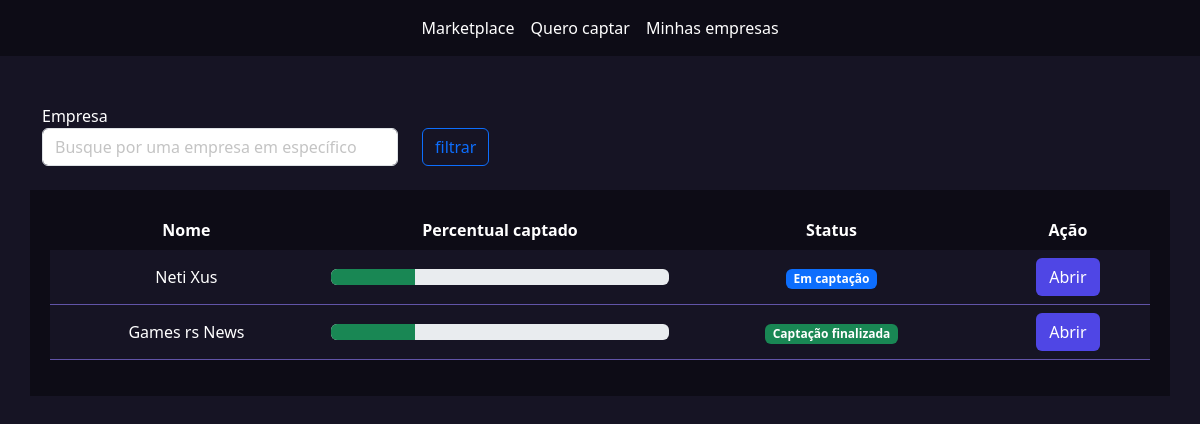
/empresarios/listar_empresas/ (signed in), run on the app's committed database.
### empresarios/models.py (models this page shows, shortened)
class Empresas(models.Model):
    tempo_existencia_choices = (
        ('-6', 'Menos de 6 meses'),
        ('+6', 'Mais de 6 meses'),
        ('+1', 'Mais de 1 ano'),
        ('+5', 'Mais de 5 anos')
    )
    estagio_choices = (
        ('I', 'Tenho apenas uma idea'),
        ('MVP', 'Possuo um MVP'),
        ('MVPP', 'Possuo um MVP com clientes pagantes'),
        ('E', 'Empresa pronta para escalar'),
    )
    area_choices = (
        ('ED', 'Ed-tech'),
        ('FT', 'Fintech'),
        ('AT', 'Agrotech'),
    )
    user = models.ForeignKey(User, on_delete=models.DO_NOTHING)
    nome = models.CharField(max_length=50)
    cnpj = models.CharField(max_length=30)
    site = models.URLField()
    tempo_existencia = models.CharField(max_length=2, choices=tempo_existencia_choices, default='-6')
    descricao = models.TextField()
    data_final_captacao = models.DateField()
    percentual_equity = models.IntegerField() # Percentual esperado
    estagio = models.CharField(max_length=4, choices=estagio_choices, default='I')
    area = models.CharField(max_length=3, choices=area_choices)
    publico_alvo = models.CharField(max_length=3)
    valor = models.DecimalField(max_digits=9, decimal_places=2) # Valor total a ser vendido
    pitch = models.FileField(upload_to='pitchs')
    logo = models.FileField(upload_to='logo')
    @property
    def status(self):
        if date.today() > self.data_final_captacao:
            return mark_safe('<span class="badge bg-success">Captação finalizada</span>')
        return mark_safe('<span class="badge bg-primary">Em captação</span>')

### empresarios/views.py (the view)
# urls.py: path('listar_empresas/', views.listar_empresas, name="listar_empresas"),
def listar_empresas(request):
    if not request.user.is_authenticated:
        return redirect("/usuarios/logar")
    if request.method == "GET":
        nome_empresa = request.GET.get("empresa")
        empresas = Empresas.objects.filter(user=request.user)
        if nome_empresa:
            empresas = empresas.filter(nome__icontains=nome_empresa)
        return render(
            request,
            "listar_empresas.html",
            {"empresas": empresas, "nome_empresa": nome_empresa},
        )

### empresarios/templates/listar_empresas.html (shortened to what this page needs)
{% extends "base.html" %}
{% load static %}
{% block 'head' %}
<link rel="stylesheet" href="{% static 'empresarios/css/listar_empresas.css' %}">
<link rel="stylesheet" href="{% static 'usuarios/css/usuarios.css' %}">
{% endblock 'head' %}
{% block 'body' %}
    {% include "partials/barra_navegacao.html" %}
    <br><br>
    <div class="container">
        <div class="row">
            <div class="col-md-4">
                <form action="{% url 'listar_empresas' %}" method="GET">
                <label>Empresa</label>
                <input type="text" name="empresa" class="form-control" placeholder="Busque por uma empresa em específico"{% if nome_empresa%}value="{{nome_empresa}}"{% endif %}>
            </div>
            <div class="col-md">
                <br>
                <input type="submit" value="filtrar" class="btn btn-outline-primary">
            </div>
        </div>
    </div>
    <br>
    <div class="container dark-color container_empresas">
        <table class="table">
            <thead >
              <tr class="cabecalho" style="background-color: transparent !important;">
                <th class="cabecalho" scope="col">Nome</th>
                <th class="cabecalho" scope="col">Percentual captado</th>
                <th class="cabecalho" scope="col">Status</th>
                <th class="cabecalho" scope="col">Ação</th>
              </tr>
            </thead>
            <tbody>
                {% for empresa in empresas %}
                    <tr class="linha">
                        <td class="linha">{{empresa.nome}}</td>
                        <td class="linha">
                            <div class="progress">
                                <div class="progress-bar bg-success" role="progressbar" style="width: 25%" aria-valuenow="25" aria-valuemin="0" aria-valuemax="100"></div>
                            </div>
                        </td>
                        <td class="linha">{{empresa.status}}</td>
                        <td class="linha"><a href="/empresarios/empresa/{{empresa.id}}" class="btn btn-indigo-normal">Abrir</a></td>
                    </tr>
                {% endfor %}
            </tbody>
          </table>
    </div>
{% endblock 'body' %}

### templates/static/geral/css/base.css (style rules this page uses)
:root { --main-color: #161424; --dark-color: #0D0C16; --contrast-color: #4F46E5; }
body { color: white !important; background-color: var(--main-color) !important; }
.dark-color { background-color: var(--dark-color); color: white !important; }

### templates/static/empresarios/css/listar_empresas.css (style rules this page uses)
.container_empresas { padding: 20px; }
.table { border-collapse: collapse !important; width: 100%; }
.cabecalho { background-color: transparent !important; border: none; color: white !important; text-align: center; }
.linha { vertical-align: middle; padding: 24px; text-align: center; background-color: var(--main-color) !important; color: white !important; border-bottom: 1px solid #6154a8; }
th { background-color: var; }

### templates/static/usuarios/css/usuarios.css (style rules this page uses)
.btn-indigo-normal { background-color: var(--contrast-color); color: white; }

### data on the page
Empresas: nome "Neti Xus", status "Em captação"
Empresas: nome "Games rs News", status "Captação finalizada"
